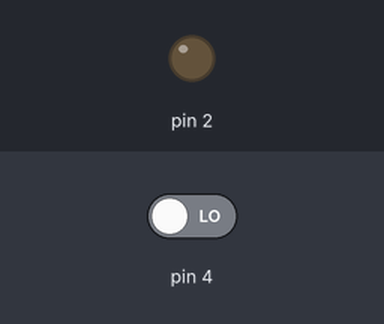
A sketch run on a simulated Arduino Uno, built with avr-gcc and run on an emulated ATmega328P. Shown: output pins drawn as LEDs (lit = HIGH). The inputs (shaded band) are chosen by the test bench; at power-on: pin 4 LOW.

Above: at 1.2 s.
1.3 s: pin 4 driven HIGH
At 1.6 s:
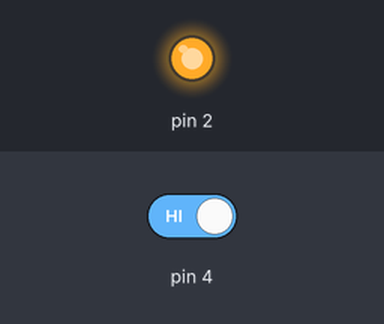
2.8 s: pin 4 driven LOW
At 3.9 s:
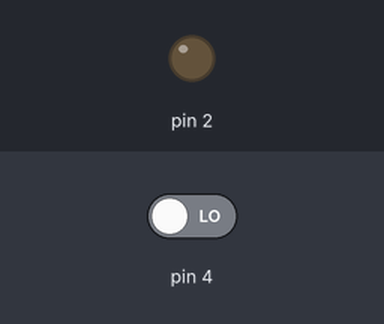
Timing chart, 0 to 5.8 s (numbered marks = the images above; inputs shaded):
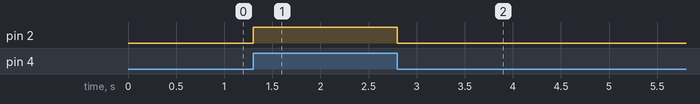

Measured:
- after the input at 1.3 s, pin 2: LOW → HIGH at once
- after the input at 2.8 s, pin 2: HIGH → LOW at once

The sketch:

Sensor_de_Presen_a.ino
```cpp
void setup() {
 pinMode(4,INPUT);
 pinMode(2,OUTPUT);

}

void loop() {
  bool in;
  in = digitalRead(4);
  digitalWrite(2,in);

}
```
